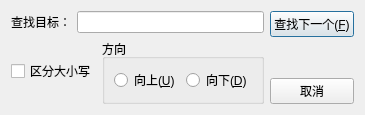
<?xml version="1.0" encoding="UTF-8"?>
<ui version="4.0">
 <class>SearchDialog</class>
 <widget class="QDialog" name="SearchDialog">
  <property name="geometry">
   <rect>
    <x>0</x>
    <y>0</y>
    <width>269</width>
    <height>84</height>
   </rect>
  </property>
  <property name="windowTitle">
   <string>查找</string>
  </property>
  <layout class="QHBoxLayout" name="horizontalLayout_5">
   <item>
    <layout class="QVBoxLayout" name="verticalLayout_2">
     <item>
      <layout class="QHBoxLayout" name="horizontalLayout">
       <item>
        <widget class="QLabel" name="label">
         <property name="text">
          <string>查找目标：</string>
         </property>
        </widget>
       </item>
       <item>
        <widget class="QLineEdit" name="searchText"/>
       </item>
      </layout>
     </item>
     <item>
      <layout class="QHBoxLayout" name="horizontalLayout_4">
       <item>
        <widget class="QCheckBox" name="checkBox">
         <property name="text">
          <string>区分大小写</string>
         </property>
        </widget>
       </item>
       <item>
        <widget class="QGroupBox" name="groupBox">
         <property name="title">
          <string>方向</string>
         </property>
         <layout class="QHBoxLayout" name="horizontalLayout_3">
          <item>
           <layout class="QHBoxLayout" name="horizontalLayout_2">
            <item>
             <widget class="QRadioButton" name="rdup">
              <property name="text">
               <string>向上(&amp;U)</string>
              </property>
             </widget>
            </item>
            <item>
             <widget class="QRadioButton" name="rdDown">
              <property name="text">
               <string>向下(&amp;D)</string>
              </property>
             </widget>
            </item>
           </layout>
          </item>
         </layout>
        </widget>
       </item>
      </layout>
     </item>
    </layout>
   </item>
   <item>
    <layout class="QVBoxLayout" name="verticalLayout">
     <item>
      <widget class="QPushButton" name="btFindNext">
       <property name="text">
        <string>查找下一个(&amp;F)</string>
       </property>
      </widget>
     </item>
     <item>
      <spacer name="verticalSpacer">
       <property name="orientation">
        <enum>Qt::Orientation::Vertical</enum>
       </property>
       <property name="sizeHint" stdset="0">
        <size>
         <width>20</width>
         <height>40</height>
        </size>
       </property>
      </spacer>
     </item>
     <item>
      <widget class="QPushButton" name="btCancel">
       <property name="text">
        <string>取消</string>
       </property>
      </widget>
     </item>
    </layout>
   </item>
  </layout>
 </widget>
 <resources/>
 <connections/>
</ui>
